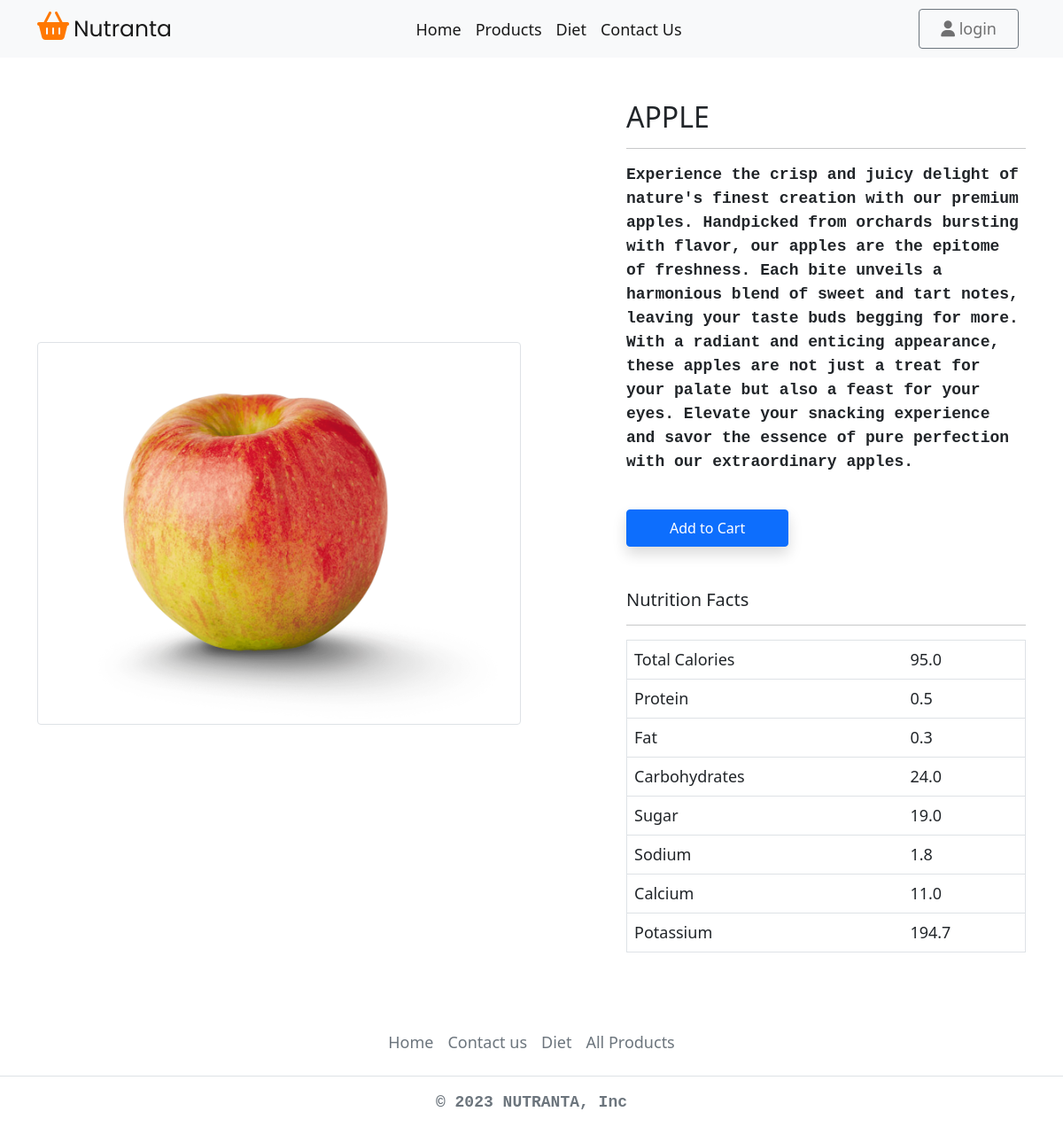
Screenshot of /product-detail/1 with the database file from the repository.
### nutranta_app/models.py (models this page shows, shortened)
class Product(models.Model):
    title = models.CharField(max_length=100)
    selling_price = models.FloatField()
    description = models.TextField()
    category = models.CharField(choices=CATEGORY_CHOICES, max_length=50)
    product_image = models.ImageField(upload_to='productimg')
    total_calroes = models.FloatField(default=0)
    total_fat = models.FloatField(default=0)
    total_protein = models.FloatField(default=0)
    total_carbohydrates = models.FloatField(default=0)
    total_sodium = models.FloatField(default=0)
    total_sugar = models.FloatField(default=0)
    total_cholesterol = models.FloatField(default=0)
    total_potassium = models.FloatField(default=0)
    total_calcium = models.FloatField(default=0)
    total_vitamin_d = models.FloatField(default=0)
    total_fiber = models.FloatField(default=0)

### nutranta_app/views.py (the view)
# urls.py: path('product-detail/<int:pk>', views.ProductDetailView.as_view() , name='product-detail'),
class ProductDetailView(View):
  def get(self, request, pk):
    product = Product.objects.get(pk=pk)
    item_already_in_cart = False
    if request.user.is_authenticated:
        item_already_in_cart = Cart.objects.filter(Q(product=product.id) & Q(user=request.user)).exists()
    return render(request, 'nutranta/productdetail.html' , {'product' : product, 'item_already_in_cart': item_already_in_cart})

### nutranta_app/templates/nutranta/productdetail.html (shortened to what this page needs)
{% extends 'nutranta/base.html' %}
{% load static %}
{% block main-content %}
<div class="container my-5">
 <div class="row">
  <div class="col-sm-6 text-center align-self-center">
   <img src="{{product.product_image.url}}" alt="" class="img-fluid img-thumbnail">
  </div>
  <div class="col-sm-5 offset-sm-1">
   <h2>{{product.title}}</h2>
   <hr>
   <p>{{product.description}}</p> <br>
   {% if item_already_in_cart  %}
    <a href="{% url 'showcart' %}" class="btn btn-primary shadow px-5 py-2">Go to Cart</a>
    {% else %}
        <form action="/add-to-cart" class='d-inline'>
            <button type="submit" class="btn btn-primary shadow px-5 py-2">Add to Cart</button>
        </form>
    {% endif %}
   <h5 class="mt-5"> Nutrition Facts</h5>
    <hr>
    <table class='table border'>
        <tr>
        <td>Total Calories</td>
        <td>{{product.total_calroes}}</td>
        </tr>
        <tr>
        <td>Protein</td>
        <td>{{product.total_protein}}</td>
        </tr>
        <tr>
        <td>Fat</td>
        <td>{{product.total_fat}}</td>
        </tr>
        <tr>
        <td>Carbohydrates</td>
        <td>{{product.total_carbohydrates}}</td>
        </tr>
        <tr>
        <td>Sugar</td>
        <td>{{product.total_sugar}}</td>
        </tr>
        <tr>
        <td>Sodium</td>
        <td>{{product.total_sodium}}</td>
        </tr>
        <tr>
        <td>Calcium</td>
        <td>{{product.total_calcium}}</td>
        </tr>
        <tr>
        <td>Potassium</td>
        <td>{{product.total_potassium}}</td>
        </tr>
    </table>
  </div>
 </div>
</div>
{% endblock main-content %}

### nutranta_app/static/css/style.css (style rules this page uses)
:root { --orange:#ff7800; --black:#130f40; --light-color:#666; --box-shadow:0 .5rem 1.5rem rgba(0,0,0,.1); --border:.2rem solid rgba(0,0,0,.1); --outline:.1rem solid rgba(0,0,0,.1); --outline-hover:.2rem solid var(--black); }
td { font-size: 18px; }
p { font-family: 'Courier New', Courier, monospace; font-size: 18px; font-weight: bold; }

### rows the page displays
Product: product_image (picture), title "APPLE", description "Experience the crisp and juicy delight of nature's finest creation with our premium apples. Handpicked from orchards bursting with flavor, our apples are the epitome of freshness. Each bite unveils a harmonious blend of sweet and tart notes, leaving your taste buds begging for more. With a radiant and enticing appearance, these apples are not just a treat for your palate but also a feast for your eyes. Elevate your snacking experience and savor the essence of pure perfection with our extraordinary apples.", total_calroes "95.0", total_protein "0.5", total_fat "0.3", total_carbohydrates "24.0", total_sugar "19.0", total_sodium "1.8", total_calcium "11.0", total_potassium "194.7"
